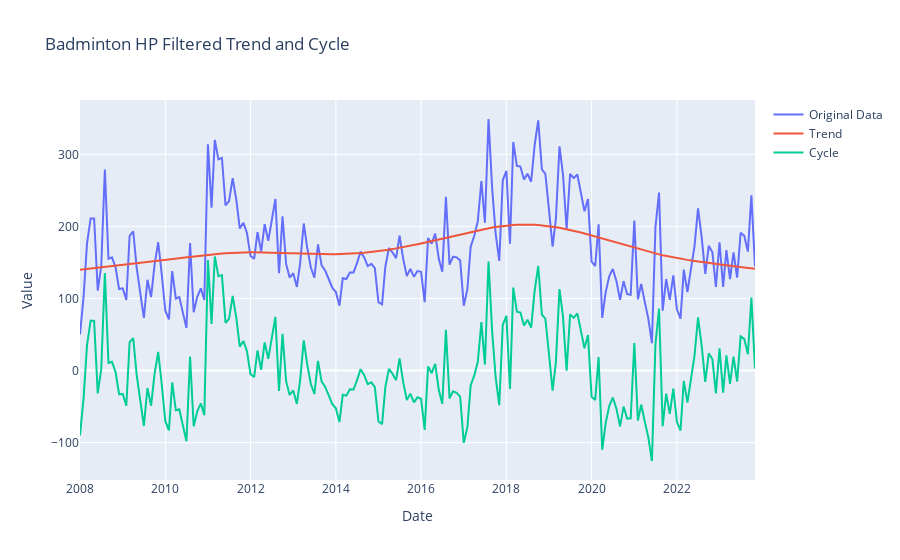
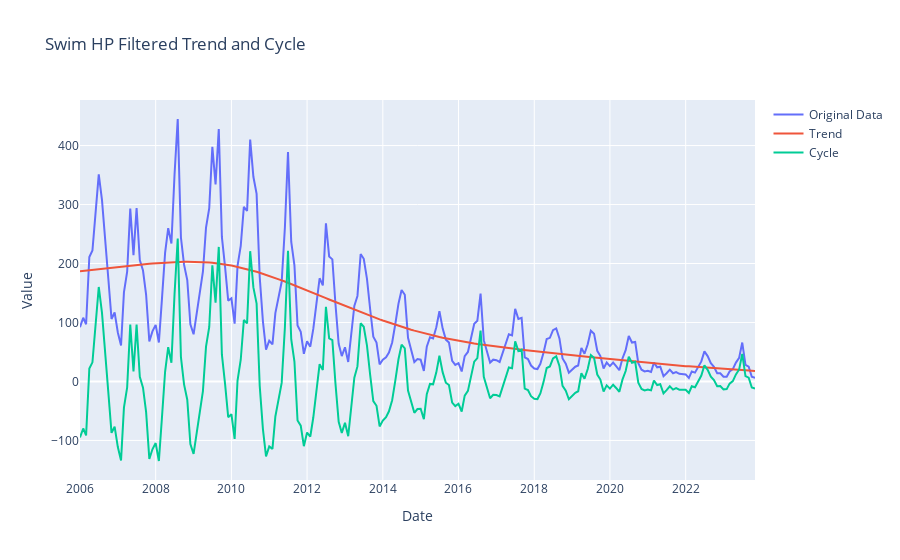
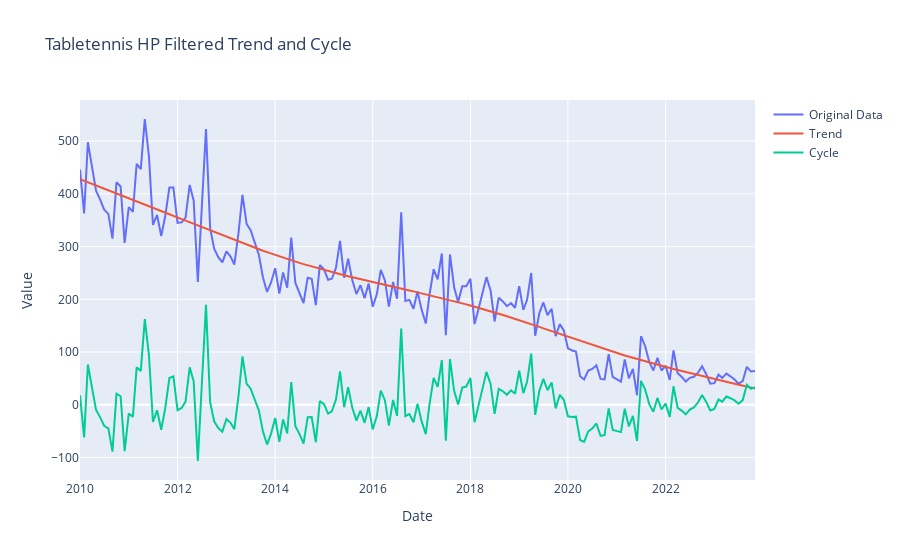

Write notebook code for charts like these, in order.
### Code cell
def plot_single_sport_hp_filtered_trend(sport: str = "badminton", category: str = "all", sports: dict[str, Sport] = sports):
    data_monthly = sports[sport].data_monthly[category]
    # 使用 HP 濾波器，λ 值設為 1600（適用於季度數據）
    cycle, trend = sm.tsa.filters.hpfilter(data_monthly, lamb=129600)
    # 創建原始數據、趨勢和週期成分的 Plotly 圖表
    trace_original = go.Scatter(x=data_monthly.index, y=data_monthly, mode="lines", name="Original Data")
    trace_trend = go.Scatter(x=data_monthly.index, y=trend, mode="lines", name="Trend")
    trace_cycle = go.Scatter(x=data_monthly.index, y=cycle, mode="lines", name="Cycle")
    # 創建圖表佈局
    layout = go.Layout(title=f"{sport.capitalize()} HP Filtered Trend and Cycle", xaxis=dict(title="Date"), yaxis=dict(title="Value"), showlegend=True)
    # 創建 Plotly 圖表並顯示
    fig = go.Figure(data=[trace_original, trace_trend, trace_cycle], layout=layout)
    fig.show()


for sport in Sport.sports:
    plot_single_sport_hp_filtered_trend(sport)

### Figure 1 — Plotly figure (JSON) as saved in the notebook; plotly's stock layout.template omitted (floating-point values rounded to 4 significant figures; data arrays with more than 128 entries replaced by an {"elided": "..."} marker saying what was removed)
{"data": [{"mode": "lines", "name": "Original Data", "type": "scatter", "x": {"elided": "191 str values"}, "y": {"elided": "191 int values"}}, {"mode": "lines", "name": "Trend", "type": "scatter", "x": {"elided": "191 str values"}, "y": {"elided": "191 float values"}}, {"mode": "lines", "name": "Cycle", "type": "scatter", "x": {"elided": "191 str values"}, "y": {"elided": "191 float values"}}], "layout": {"showlegend": true, "title": {"text": "Badminton HP Filtered Trend and Cycle"}, "xaxis": {"title": {"text": "Date"}}, "yaxis": {"title": {"text": "Value"}}}}

### Figure 2 — Plotly figure (JSON) as saved in the notebook; plotly's stock layout.template omitted (floating-point values rounded to 4 significant figures; data arrays with more than 128 entries replaced by an {"elided": "..."} marker saying what was removed)
{"data": [{"mode": "lines", "name": "Original Data", "type": "scatter", "x": {"elided": "215 str values"}, "y": {"elided": "215 int values"}}, {"mode": "lines", "name": "Trend", "type": "scatter", "x": {"elided": "215 str values"}, "y": {"elided": "215 float values"}}, {"mode": "lines", "name": "Cycle", "type": "scatter", "x": {"elided": "215 str values"}, "y": {"elided": "215 float values"}}], "layout": {"showlegend": true, "title": {"text": "Swim HP Filtered Trend and Cycle"}, "xaxis": {"title": {"text": "Date"}}, "yaxis": {"title": {"text": "Value"}}}}

### Figure 3 — Plotly figure (JSON) as saved in the notebook; plotly's stock layout.template omitted (floating-point values rounded to 4 significant figures; data arrays with more than 128 entries replaced by an {"elided": "..."} marker saying what was removed)
{"data": [{"mode": "lines", "name": "Original Data", "type": "scatter", "x": {"elided": "167 str values"}, "y": {"elided": "167 int values"}}, {"mode": "lines", "name": "Trend", "type": "scatter", "x": {"elided": "167 str values"}, "y": {"elided": "167 float values"}}, {"mode": "lines", "name": "Cycle", "type": "scatter", "x": {"elided": "167 str values"}, "y": {"elided": "167 float values"}}], "layout": {"showlegend": true, "title": {"text": "Tabletennis HP Filtered Trend and Cycle"}, "xaxis": {"title": {"text": "Date"}}, "yaxis": {"title": {"text": "Value"}}}}
